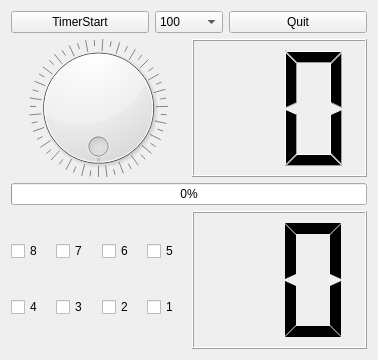
<?xml version="1.0" encoding="UTF-8"?>
<ui version="4.0">
 <class>Tab1DevControl</class>
 <widget class="QWidget" name="Tab1DevControl">
  <property name="geometry">
   <rect>
    <x>0</x>
    <y>0</y>
    <width>378</width>
    <height>360</height>
   </rect>
  </property>
  <property name="minimumSize">
   <size>
    <width>300</width>
    <height>350</height>
   </size>
  </property>
  <property name="windowTitle">
   <string>Form</string>
  </property>
  <layout class="QVBoxLayout" name="verticalLayout_2">
   <item>
    <layout class="QVBoxLayout" name="verticalLayout" stretch="1,4,1,4">
     <item>
      <layout class="QHBoxLayout" name="horizontalLayout_2" stretch="2,1,2">
       <item>
        <widget class="QPushButton" name="pPBtimerStart">
         <property name="text">
          <string>TimerStart</string>
         </property>
         <property name="checkable">
          <bool>true</bool>
         </property>
         <property name="checked">
          <bool>false</bool>
         </property>
        </widget>
       </item>
       <item>
        <widget class="QComboBox" name="pCBtimerValue">
         <item>
          <property name="text">
           <string>100</string>
          </property>
         </item>
         <item>
          <property name="text">
           <string>10</string>
          </property>
         </item>
         <item>
          <property name="text">
           <string>500</string>
          </property>
         </item>
         <item>
          <property name="text">
           <string>1000</string>
          </property>
         </item>
         <item>
          <property name="text">
           <string>5000</string>
          </property>
         </item>
        </widget>
       </item>
       <item>
        <widget class="QPushButton" name="pPBquit">
         <property name="text">
          <string>Quit</string>
         </property>
        </widget>
       </item>
      </layout>
     </item>
     <item>
      <layout class="QHBoxLayout" name="horizontalLayout">
       <item>
        <widget class="QDial" name="pDialLed">
         <property name="maximum">
          <number>255</number>
         </property>
         <property name="wrapping">
          <bool>true</bool>
         </property>
         <property name="notchTarget">
          <double>5.000000000000000</double>
         </property>
         <property name="notchesVisible">
          <bool>true</bool>
         </property>
        </widget>
       </item>
       <item>
        <widget class="QLCDNumber" name="lcdNumber">
         <property name="smallDecimalPoint">
          <bool>false</bool>
         </property>
         <property name="digitCount">
          <number>2</number>
         </property>
         <property name="mode">
          <enum>QLCDNumber::Mode::Hex</enum>
         </property>
         <property name="segmentStyle">
          <enum>QLCDNumber::SegmentStyle::Filled</enum>
         </property>
        </widget>
       </item>
      </layout>
     </item>
     <item>
      <layout class="QHBoxLayout" name="horizontalLayout_3" stretch="0">
       <item>
        <widget class="QProgressBar" name="pProgressBarLed">
         <property name="maximum">
          <number>255</number>
         </property>
         <property name="value">
          <number>0</number>
         </property>
         <property name="alignment">
          <set>Qt::AlignmentFlag::AlignCenter</set>
         </property>
        </widget>
       </item>
      </layout>
     </item>
     <item>
      <layout class="QHBoxLayout" name="horizontalLayout_4" stretch="1,1">
       <item>
        <layout class="QGridLayout" name="gridLayout">
         <item row="0" column="3">
          <widget class="QCheckBox" name="pCBkey5">
           <property name="text">
            <string>5</string>
           </property>
          </widget>
         </item>
         <item row="0" column="0">
          <widget class="QCheckBox" name="pCBkey8">
           <property name="text">
            <string>8</string>
           </property>
          </widget>
         </item>
         <item row="0" column="1">
          <widget class="QCheckBox" name="pCBkey7">
           <property name="text">
            <string>7</string>
           </property>
          </widget>
         </item>
         <item row="0" column="2">
          <widget class="QCheckBox" name="pCBkey6">
           <property name="text">
            <string>6</string>
           </property>
          </widget>
         </item>
         <item row="1" column="0">
          <widget class="QCheckBox" name="pCBkey4">
           <property name="text">
            <string>4</string>
           </property>
          </widget>
         </item>
         <item row="1" column="1">
          <widget class="QCheckBox" name="pCBkey3">
           <property name="text">
            <string>3</string>
           </property>
          </widget>
         </item>
         <item row="1" column="2">
          <widget class="QCheckBox" name="pCBkey2">
           <property name="text">
            <string>2</string>
           </property>
          </widget>
         </item>
         <item row="1" column="3">
          <widget class="QCheckBox" name="pCBkey1">
           <property name="text">
            <string>1</string>
           </property>
          </widget>
         </item>
        </layout>
       </item>
       <item>
        <widget class="QLCDNumber" name="pLcdNumberKey">
         <property name="digitCount">
          <number>2</number>
         </property>
         <property name="mode">
          <enum>QLCDNumber::Mode::Hex</enum>
         </property>
         <property name="segmentStyle">
          <enum>QLCDNumber::SegmentStyle::Flat</enum>
         </property>
        </widget>
       </item>
      </layout>
     </item>
    </layout>
   </item>
  </layout>
 </widget>
 <resources/>
 <connections>
  <connection>
   <sender>pDialLed</sender>
   <signal>valueChanged(int)</signal>
   <receiver>lcdNumber</receiver>
   <slot>display(int)</slot>
   <hints>
    <hint type="sourcelabel">
     <x>268</x>
     <y>133</y>
    </hint>
    <hint type="destinationlabel">
     <x>358</x>
     <y>133</y>
    </hint>
   </hints>
  </connection>
 </connections>
</ui>
